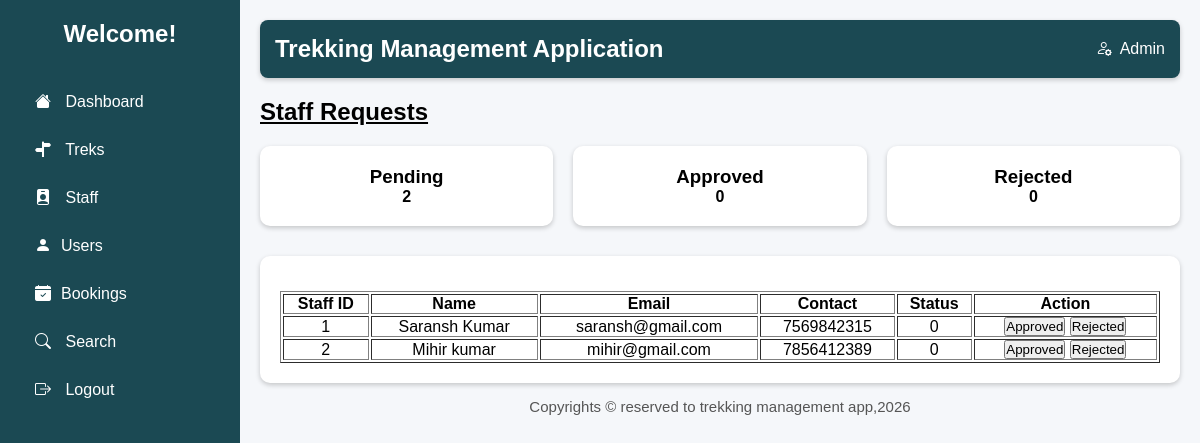
Page /manage_staff on the earlier database version.
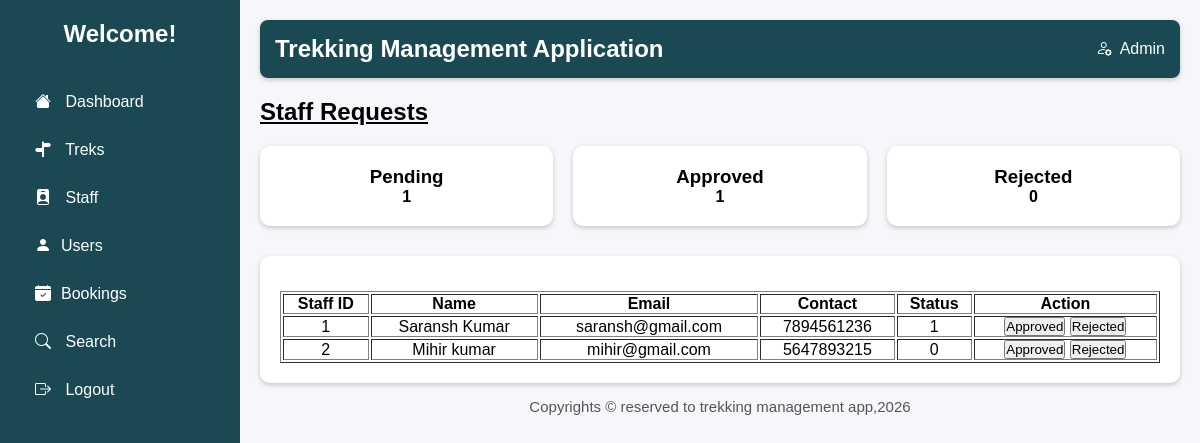
Same page on the later database version.
### models.py (models this page shows)
class TrekStaff(db.Model):
    __tablename__="trek_staff"
    staff_id=db.Column(db.Integer,primary_key=True,autoincrement=True)
    user_id=db.Column(db.Integer,db.ForeignKey('user_credentials.user_id'))
    full_name=db.Column(db.String(100),nullable=False)
    email_id=db.Column(db.String(50),unique=True,nullable=False)
    password=db.Column(db.String(50),nullable=False)
    phone_num=db.Column(db.String(20),nullable=False)
    address=db.Column(db.String(100),nullable=False)
    approval_status=db.Column(db.Integer,nullable=False,default=0) #0-pending,1-approved,2-rejected
    blacklist_status=db.Column(db.Boolean,default=False)

### app.py (the view)
@app.route("/manage_staff")
def admin_mng_staff():
    staff_members=TrekStaff.query.all()
    pending_req = db.session.scalar(db.select(func.count(TrekStaff.staff_id)).where(TrekStaff.approval_status == 0))
    approved_req = db.session.scalar(db.select(func.count(TrekStaff.staff_id)).where(TrekStaff.approval_status == 1))
    rejected_req = db.session.scalar(db.select(func.count(TrekStaff.staff_id)).where(TrekStaff.approval_status == 2))
    stats = {
        "pending_requests": pending_req,
        "approved_requests": approved_req,
        "rejected_requests": rejected_req
    }
    return render_template("admin_manage_staff.html",staff_list=staff_members,stats=stats)

### templates/admin_manage_staff.html (shortened to what this page needs)
<!DOCTYPE html>
<html lang="en">
<head>
    <link rel="stylesheet" href="../static/main.css">
    <link rel="stylesheet" href="https://cdn.jsdelivr.net/npm/bootstrap-icons@1.11.3/font/bootstrap-icons.min.css">
</head>
<body>
    <div class="container">
        <div class="sidebar">
            <h2>Welcome!</h2>
          <ul>
              <li><a href="{{url_for('admin_dash')}}"><i class="bi bi-house-fill"></i> Dashboard</a></li>
                <li><a href="{{url_for('admin_mng_trek')}}"><i class="bi bi-signpost-split-fill"></i> Treks</a></li>
                <li><a href="{{url_for('admin_mng_staff')}}"><i class="bi bi-person-badge-fill"></i> Staff</a></li>
              <li><a href="{{url_for('admin_users')}}"><i class="bi bi-person-fill"></i>Users</a></li>
                <li><a href="{{url_for('admin_mng_bookings')}}"><i class="bi bi-calendar-check-fill"></i>Bookings</a></li>
                <li><a href="{{url_for('search')}}"><i class="bi bi-search"></i> Search</a></li>
                <li><a href="{{url_for('signin')}}"><i class="bi bi-box-arrow-right"></i> Logout</a></li>
            </ul>
        </div>
        <div class="main">
             <header>
                <h2>Trekking Management Application</h2>
                <div class="admin">
                    <i class="bi bi-person-gear"></i>
                     <span>Admin</span>
                </div>
            </header>
            <h2 class="title"><u>Staff Requests</u></h2>
            <div class="cards">
                <div class="card">
                    <h3>Pending</h3>
                    <h4>{{stats.pending_requests}}</h4>
                </div>
                <div class="card">
                    <h3>Approved</h3>
                    <h4>{{stats.approved_requests}}</h4>
                </div>
                <div class="card">
                    <h3>Rejected</h3>
                    <h4>{{stats.rejected_requests}}</h4>
                </div>
            </div>
             <div class="table-box">
             <table border="1">
                <tr>
                    <th>Staff ID</th>
                    <th>Name</th>
                    <th>Email</th>
                    <th>Contact</th>
                    <th>Status</th>
                    <th colspan="2">Action</th>
                </tr>
                {% for staff in staff_list %}
                <tr>
                    <td>{{staff.staff_id}}</td>
                    <td>{{staff.full_name}}</td>
                    <td>{{staff.email_id}}</td>
                    <td>{{staff.phone_num}}</td>
                    <td>{{staff.approval_status}}</td>
                    <td colspan="2">
                        <form method="POST">
                            <button type="submit" formaction="/trekstaff/approve">Approved</button>
                            <button type="submit" formaction="/trekstaff/reject">Rejected</button>
                        </form>
                    </td>
                </tr>
                {% endfor %}
             </table>
            </div>
            <footer>
                Copyrights &copy; reserved to trekking management app,2026
            </footer>
        </div>
    </div>
</body>
</html>

Differences in the rows shown:
changed TrekStaff "Saransh Kumar": phone_num "7569842315" → "7894561236"; approval_status "0" → "1"
changed TrekStaff "Mihir kumar": phone_num "7856412389" → "5647893215"
Other differences:
{{ stats.pending_requests }}: "2" → "1"
{{ stats.approved_requests }}: "0" → "1"
